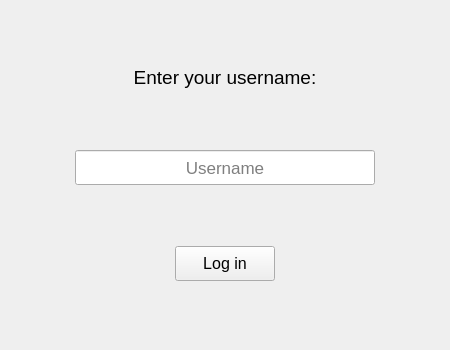
<?xml version="1.0" encoding="UTF-8"?>
<ui version="4.0">
 <class>LoginForm</class>
 <widget class="QWidget" name="LoginForm">
  <property name="geometry">
   <rect>
    <x>0</x>
    <y>0</y>
    <width>450</width>
    <height>350</height>
   </rect>
  </property>
  <property name="maximumSize">
   <size>
    <width>450</width>
    <height>350</height>
   </size>
  </property>
  <property name="windowTitle">
   <string>Form</string>
  </property>
  <layout class="QVBoxLayout" name="verticalLayout">
   <item>
    <layout class="QHBoxLayout" name="horizontalLayout_3">
     <item>
      <widget class="QLabel" name="label">
       <property name="sizePolicy">
        <sizepolicy hsizetype="Minimum" vsizetype="Maximum">
         <horstretch>0</horstretch>
         <verstretch>0</verstretch>
        </sizepolicy>
       </property>
       <property name="font">
        <font>
         <pointsize>14</pointsize>
        </font>
       </property>
       <property name="text">
        <string>Enter your username:</string>
       </property>
       <property name="alignment">
        <set>Qt::AlignCenter</set>
       </property>
      </widget>
     </item>
    </layout>
   </item>
   <item>
    <layout class="QHBoxLayout" name="horizontalLayout_2">
     <item>
      <widget class="QLineEdit" name="usernameEdit">
       <property name="sizePolicy">
        <sizepolicy hsizetype="Maximum" vsizetype="Fixed">
         <horstretch>0</horstretch>
         <verstretch>0</verstretch>
        </sizepolicy>
       </property>
       <property name="minimumSize">
        <size>
         <width>0</width>
         <height>35</height>
        </size>
       </property>
       <property name="maximumSize">
        <size>
         <width>300</width>
         <height>16777215</height>
        </size>
       </property>
       <property name="font">
        <font>
         <pointsize>13</pointsize>
        </font>
       </property>
       <property name="alignment">
        <set>Qt::AlignCenter</set>
       </property>
       <property name="placeholderText">
        <string>Username</string>
       </property>
      </widget>
     </item>
    </layout>
   </item>
   <item>
    <layout class="QHBoxLayout" name="horizontalLayout">
     <item>
      <widget class="QPushButton" name="enterButton">
       <property name="sizePolicy">
        <sizepolicy hsizetype="Fixed" vsizetype="Fixed">
         <horstretch>0</horstretch>
         <verstretch>0</verstretch>
        </sizepolicy>
       </property>
       <property name="minimumSize">
        <size>
         <width>70</width>
         <height>35</height>
        </size>
       </property>
       <property name="maximumSize">
        <size>
         <width>100</width>
         <height>16777215</height>
        </size>
       </property>
       <property name="font">
        <font>
         <pointsize>12</pointsize>
        </font>
       </property>
       <property name="cursor">
        <cursorShape>PointingHandCursor</cursorShape>
       </property>
       <property name="text">
        <string>Log in</string>
       </property>
      </widget>
     </item>
    </layout>
   </item>
  </layout>
 </widget>
 <resources/>
 <connections/>
</ui>
